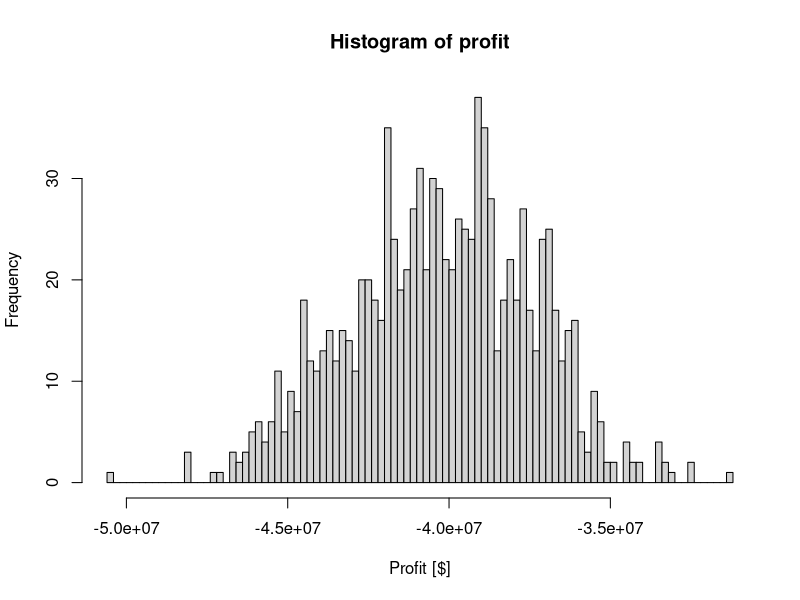
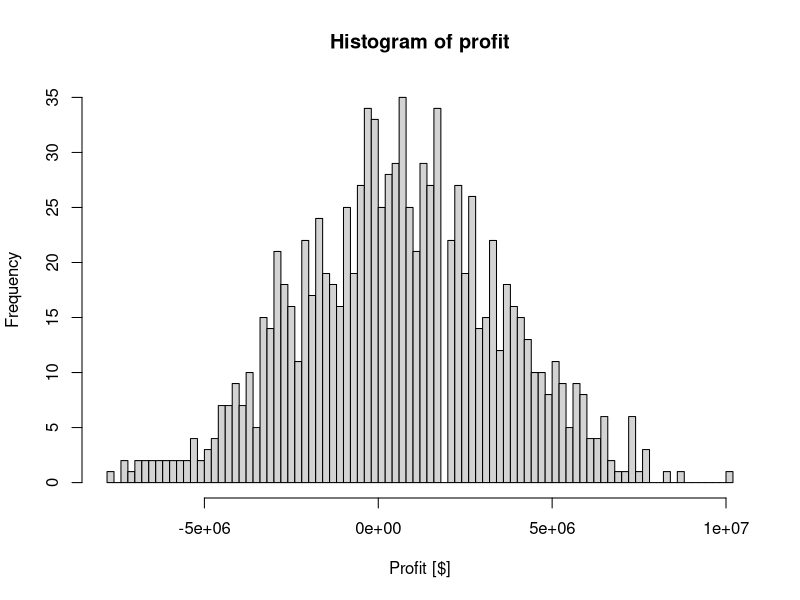
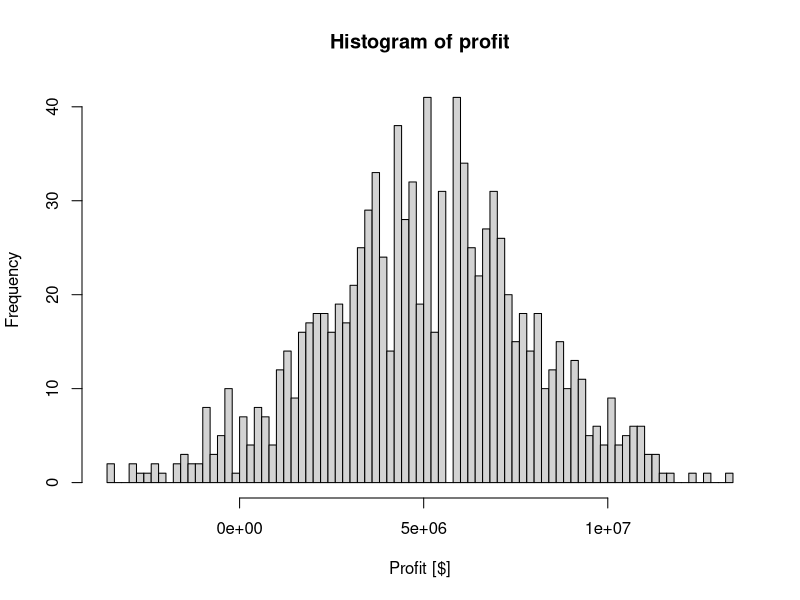
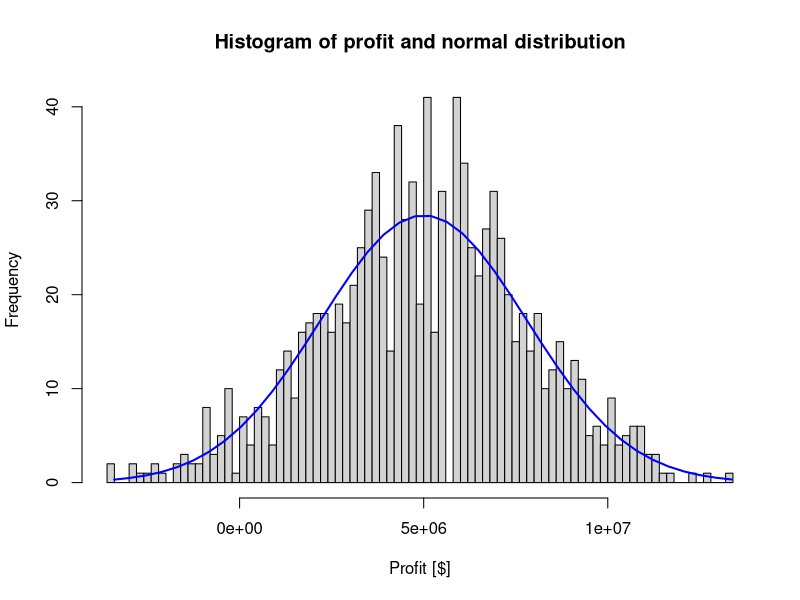
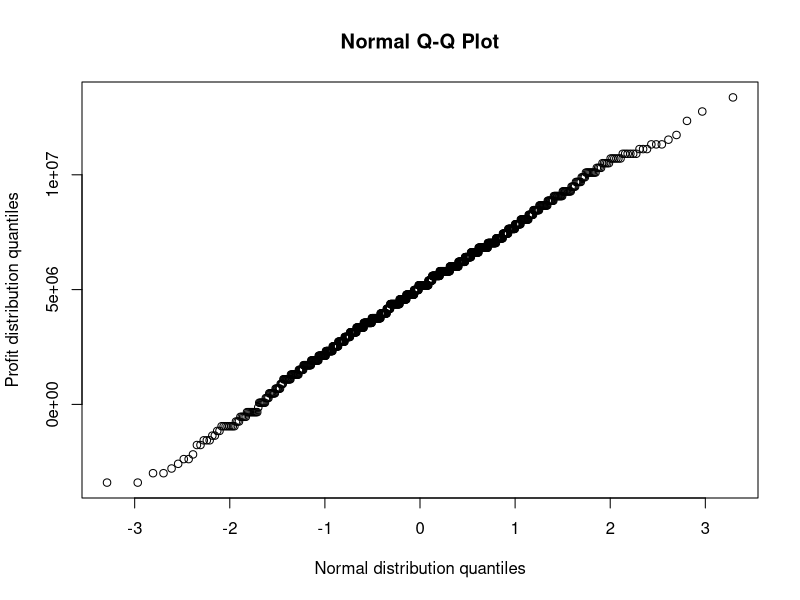
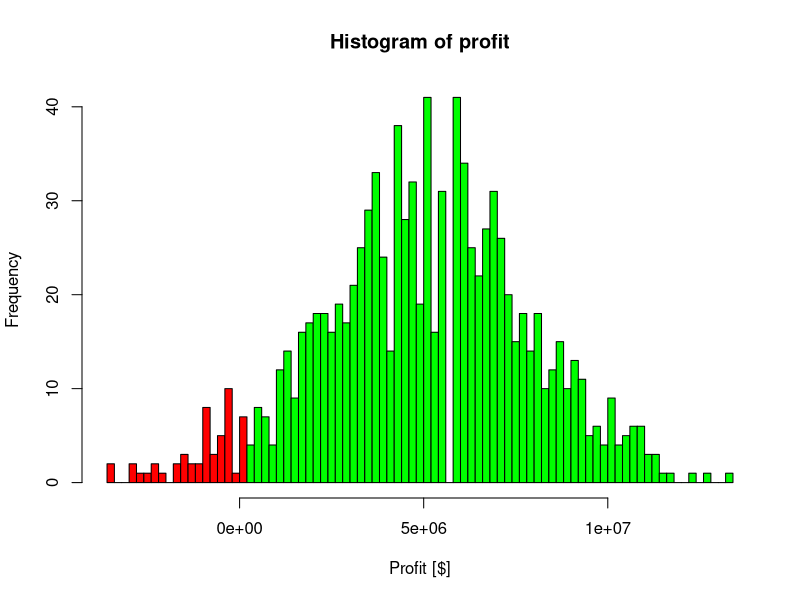

The R source for these figures, in order:
## ---- chunk 1
# Define variables
loan <- 180000
default_rate <- 0.02
default_loss <- -200000
n_loans <- 10000

# Monte Carlo method 
B <- 1000 # Number of iterations 
results <- replicate(B,{ 
        temp <-sample(c(0,default_loss),n_loans,prob=c(1-default_rate, default_rate), replace = TRUE)
        sum(temp)})

#Comparisson between calculated result and Monte Carlo result
print("Calculated result: ") 
print(n_loans * default_rate * default_loss)
print("Monte Carlo result: ")
print(mean(results))

## ---- chunk 2
# Plot an histogram of the results 
hist(results,breaks=100,xlab="Profit [$]", 
   main="Histogram of profit")
## ---- chunk 3
interest <- 0.0    # Start with a 0% interest

result <- 0


while (result <= 0){ # Each iteration increases the interest rate until the bank's profit is greater than0.
    interest <- interest + 0.001 # Increase interest by 0.1% 
    result <- mean(replicate(B,{ #Monte Carlo Method
                        temp <- sample(c(180000*interest,default_loss), n_loans, prob = c(1-default_rate,default_rate), replace = TRUE)
                        sum(temp)
    }))
}

print("Computed interest:")
print(interest)

print("Calculated interest:")
print(-(default_loss * default_rate / (1-default_rate))/loan)

## ---- chunk 4
# Plot histogram

Sample <- replicate(B,{temp <- sample(c(180000*0.023,default_loss), n_loans, prob = c(1-default_rate,default_rate), replace = TRUE)
                    sum(temp)
    })
mean(Sample <=0)
hist(Sample,breaks=100,xlab="Profit [$]", 
   main="Histogram of profit")
## ---- chunk 5
# Gain formula
gain <- - default_loss* (default_rate*n_loans-(-1.64)*sqrt(n_loans*default_rate*(1-default_rate)))/(n_loans*(1-default_rate)+(-1.64)*sqrt(n_loans*default_rate*(1-default_rate)))

# Interest formula
calculated_interest <- gain/loan

print("Calculated interest:")
print(calculated_interest)
## ---- chunk 6
interest <- 0.0    # Start with a 0% interest

result <- 0
flag <- 1
while (flag == 1){
    interest <- interest + 0.001 # Each interation increases interest by 0.1% until the result is greater than0.
    result <- replicate(B,{
                        temp <- sample(c(180000*interest,default_loss), n_loans, prob = c(1-default_rate,default_rate), replace = TRUE)
                        sum(temp)
    })
    
    if (mean(result <= 0)<=0.05){ flag <- 0} # Test if the scenarios where profit was < 0 represent the 5% of the total.
}

print("Computed interest: ")
print(interest)
## ---- chunk 7
B <- 1000 # In this case Monthe Carlo method consists on 10000 iterations, instead of 1000 

interest <- 0.0    # Start with a 0% interest

result <- 0
flag <- 1
while (flag == 1){
    interest <- interest + 0.0001 # Each interation increases interest by 0.1% until the result is greater than0.
    result <- replicate(B,{
                        temp <- sample(c(180000*interest,default_loss), n_loans, prob = c(1-default_rate,default_rate), replace = TRUE)
                        sum(temp)
    })
    
    if (mean(result <= 0)<=0.05){ flag <- 0} # Test if the scenarios where profit was < 0 represent the 5% of the total.
}

print("Computed interest: ")
print(interest)
## ---- chunk 8
Sample <- replicate(B,{temp <- sample(c(180000*interest,default_loss), n_loans, prob = c(1-default_rate,default_rate), replace = TRUE)
                    sum(temp)
    })
hist(Sample,breaks=100,xlab="Profit [$]", 
   main="Histogram of profit")
## ---- chunk 9
h<-hist(Sample, breaks=100, xlab="Profit [$]", 
   main="Histogram of profit and normal distribution") 
xfit<-seq(min(Sample),max(Sample),length=40) 
yfit<-dnorm(xfit,mean=mean(Sample),sd=sd(Sample)) 
yfit <- yfit*diff(h$mids[1:2])*length(Sample) 
lines(xfit, yfit, col="blue", lwd=2)
## ---- chunk 10
norm_sample <- qqnorm(Sample, xlab = "Normal distribution quantiles", ylab = "Profit distribution quantiles")
## ---- chunk 11
print("5th Quantile: ")
quantile5 <- pnorm(0.05,mean = mean(Sample), sd = sd(Sample))
print(quantile5)
## ---- chunk 12
ccat = cut(h$breaks, c(-Inf, quantile5, Inf))
plot(h, col=c("red","green")[ccat],xlab="Profit [$]", 
   main="Histogram of profit")
